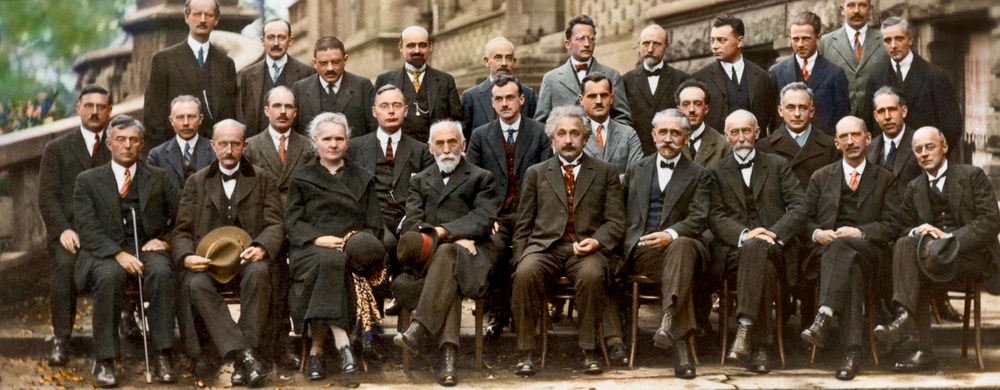
#> input picture OpenCV/pictures/solvay.png, 1000 x 390 px, shrunk from 2732 x 1066 before the run
$ python simpleThresholding.py
#> lines starting #> are read from the running program, lines starting #| are printed output that depends on the picture; after the words box and inside, x2 and y2 are one past the last pixel; in counts of white or black regions, pixels touching at a corner belong together
import cv2 as cv
import numpy as np

pic = cv.imread("pictures/solvay.png", 0)
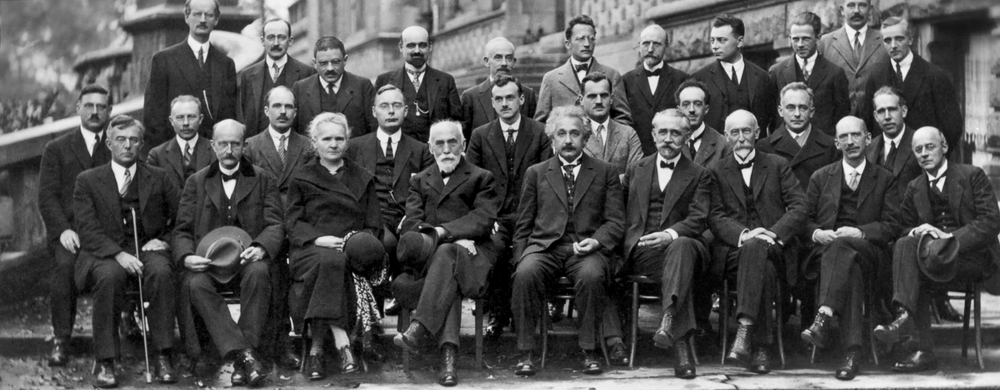
#> pic: shape (390, 1000); min 0, max 247, mean 81.2
ret, thresh1 =cv.threshold(pic, 120, 255, cv.THRESH_BINARY)
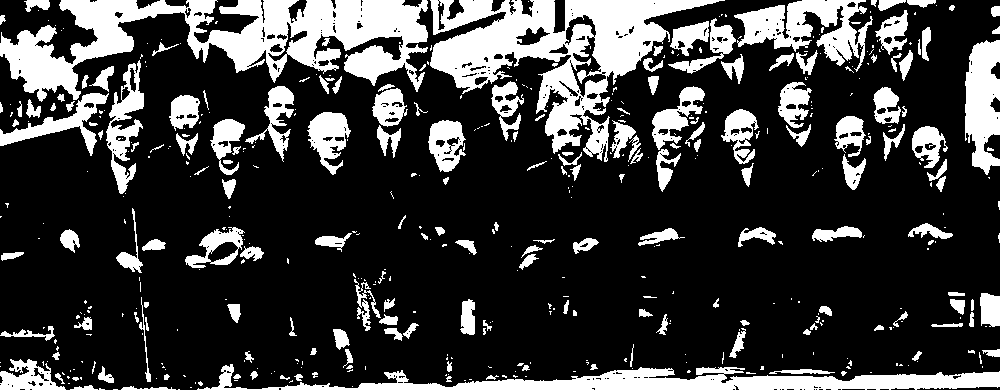
#> thresh1: shape (390, 1000); 23.7% white; 486 white regions (306 under 20 px), largest, box (x1, y1, x2, y2) and area: (0, 0, 428, 102) 19153, (430, 0, 725, 162) 16953, (197, 364, 1000, 390) 8935
ret, thresh2 = cv.threshold(pic, 120, 255, cv.THRESH_BINARY_INV)
ret, thresh3 = cv.threshold(pic, 120, 255, cv.THRESH_TRUNC)
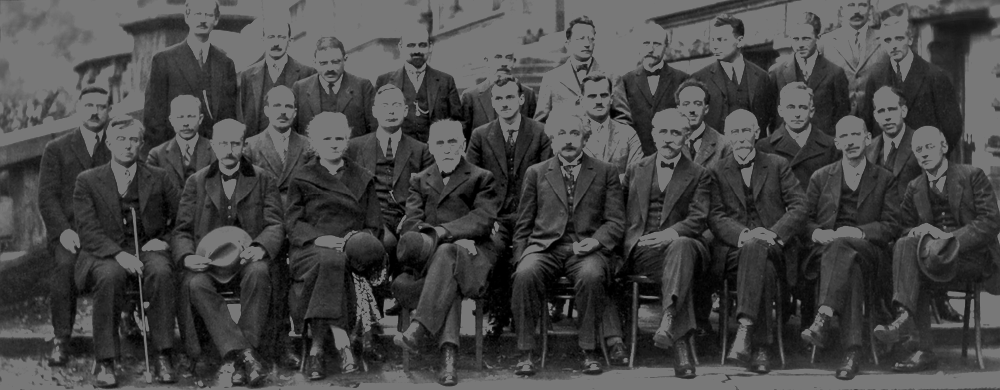
#> thresh3: shape (390, 1000); min 0, max 120, mean 68.8
ret, thresh4 = cv.threshold(pic, 120, 255, cv.THRESH_TOZERO)
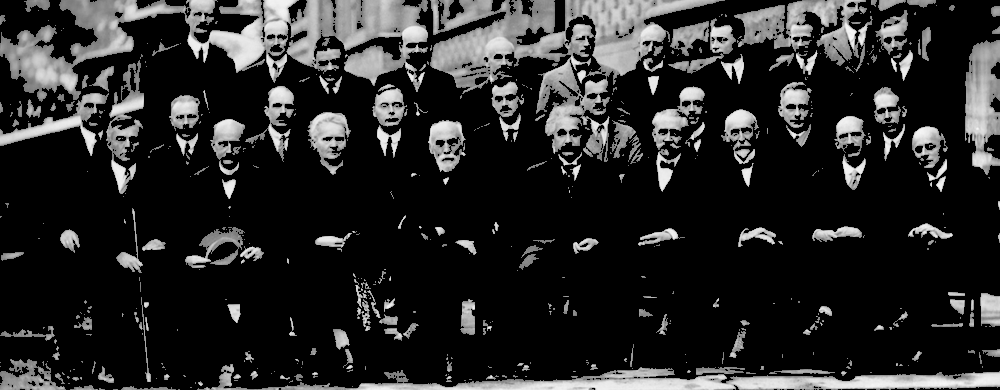
#> thresh4: shape (390, 1000); min 0, max 247, mean 40.7
ret, thresh5 = cv.threshold(pic, 120, 255, cv.THRESH_TOZERO_INV)
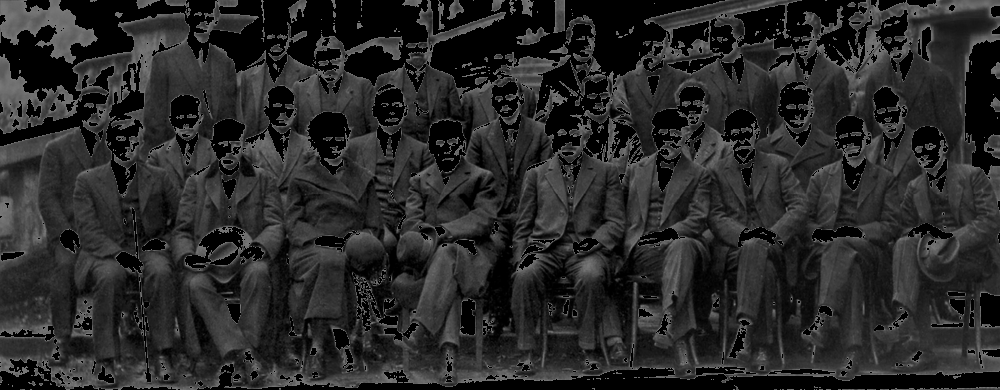
#> thresh5: shape (390, 1000); min 0, max 120, mean 40.4


cv.imshow("original", pic)
cv.imshow("thresh1", thresh1)
cv.imshow("thresh2", thresh2)
cv.imshow("thresh3", thresh3)
cv.imshow("thresh4", thresh4)
cv.imshow("thresh4", thresh5)


cv.waitKey(0)
cv.destroyAllWindows

$ run again, with OpenCV/pictures/manzara.png copied over OpenCV/pictures/solvay.png
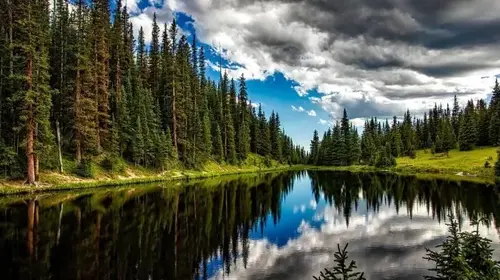
#> input picture OpenCV/pictures/manzara.png, 500 x 280 px
#> `ret, thresh1 =cv.threshold(pic, 120, 255, cv.THRESH_BINARY)`:
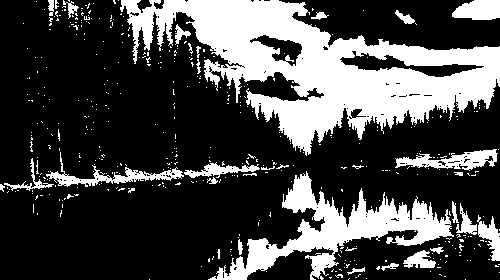
#> thresh1: shape (280, 500); 27.8% white; 440 white regions (407 under 20 px), largest, box (x1, y1, x2, y2) and area: (120, 0, 500, 156) 24252, (208, 171, 454, 280) 7650, (395, 149, 498, 171) 1077
#> `ret, thresh5 = cv.threshold(pic, 120, 255, cv.THRESH_TOZERO_INV)`:
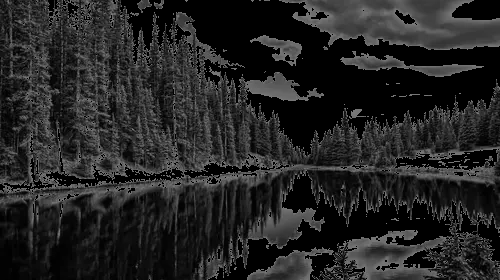
#> thresh5: shape (280, 500); min 0, max 120, mean 36.7
